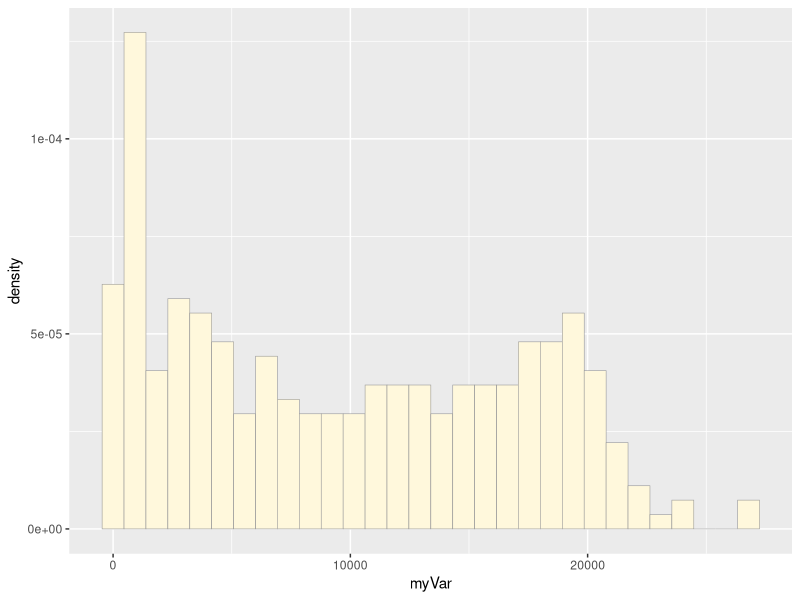
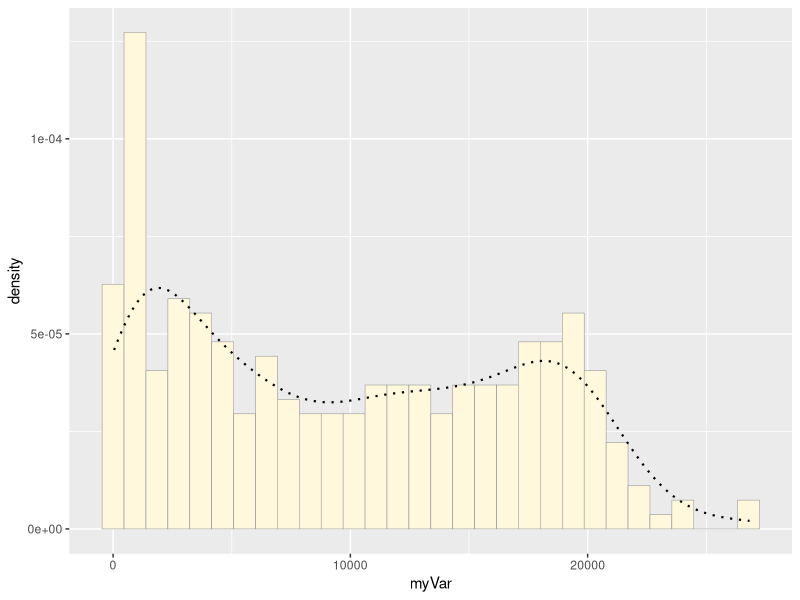
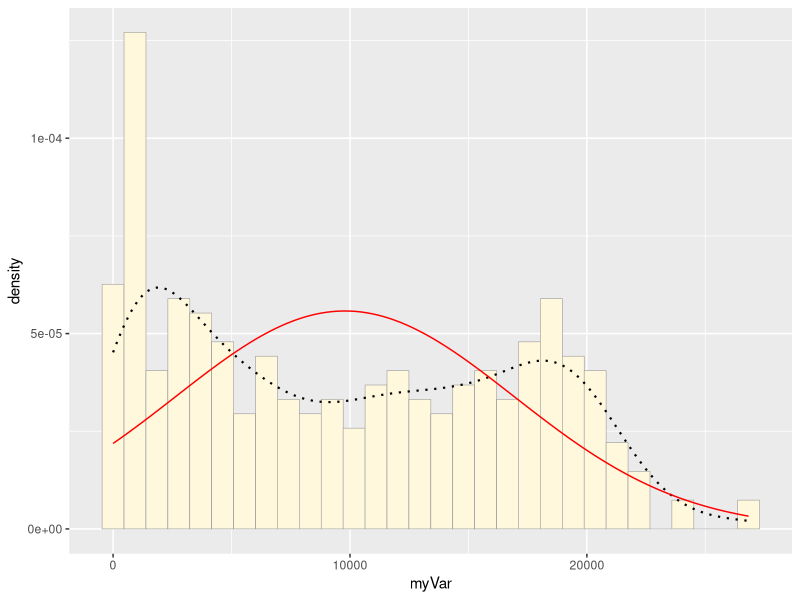
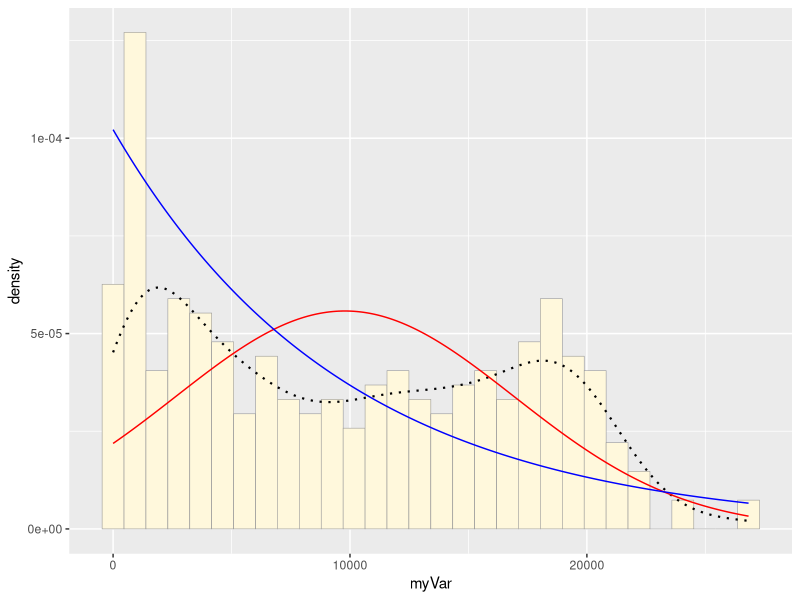
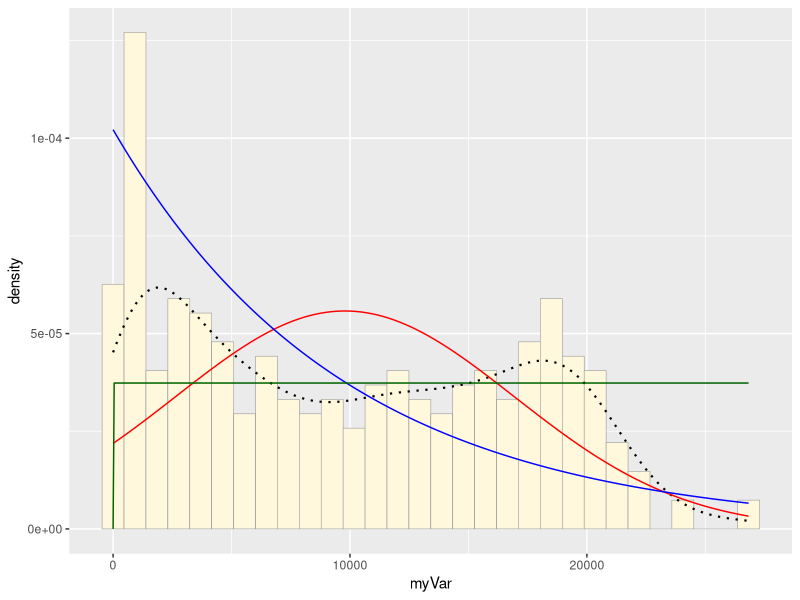

Here is the R script that generated these plots, in order: (Note: this script raises an error after producing the figures.)
## ---- chunk 1
z <- read.table("Homework7.csv",header=TRUE,sep=",", stringsAsFactors=FALSE)
z$myVar <- z$cell_density
str(z$myVar)

## ---- chunk 2
library(ggplot2) # for graphics
library(MASS) # for maximum likelihood estimation

# quick and dirty, a truncated normal distribution to work on the solution set

# z <- rnorm(n=3000,mean=0.2)
# z <- data.frame(1:3000,z) # creating a data frame
# names(z) <- list("ID","myVar") # giving labels to the 2 data variables 
head(z)
z <- z[z$myVar>0,] # only the variables larger than 0 
str(z)
summary(z$myVar)
## ---- chunk 3
# plot a histogram 

p1 <- ggplot(data=z, aes(x=myVar, y=..density..)) +
  geom_histogram(color="grey60",fill="cornsilk",size=0.2) 
print(p1) # plotting a histogram
## ---- chunk 4

# empirical density curve
p1 <-  p1 +  geom_density(linetype="dotted",size=0.75)
print(p1) # a histogram with a dotted line meant to fit really well
## ---- chunk 5

# maximum likelihood parameters for normal
normPars <- fitdistr(z$myVar,"normal") # creating a normal distribution 
print(normPars)
str(normPars)
normPars$estimate["mean"] # note structure of getting a named attribute
## ---- chunk 6
# plot normal probability density
meanML <- normPars$estimate["mean"]
sdML <- normPars$estimate["sd"]

xval <- seq(0,max(z$myVar),len=length(z$myVar))

 stat <- stat_function(aes(x = xval, y = ..y..), fun = dnorm, colour="red", n = length(z$myVar), args = list(mean = meanML, sd = sdML))
 p1 + stat # adding a line to the graph with what the normal distribution should look like - it is the red line, doesn't fit too well
## ---- chunk 7
 # plot exponential probability density
 expoPars <- fitdistr(z$myVar,"exponential")
rateML <- expoPars$estimate["rate"]

stat2 <- stat_function(aes(x = xval, y = ..y..), fun = dexp, colour="blue", n = length(z$myVar), args = list(rate=rateML))
 p1 + stat + stat2 # creating an exponential distribution curve - blue line, still not that close to data
## ---- chunk 8
 # plot uniform probability density
 stat3 <- stat_function(aes(x = xval, y = ..y..), fun = dunif, colour="darkgreen", n = length(z$myVar), args = list(min=min(z$myVar), max=max(z$myVar)))
 p1 + stat + stat2 + stat3

 # the green line is what the graph will look like with uniform density - this is relatively close aside from the large outlier
## ---- chunk 9
# plot beta probability density
 pSpecial <- ggplot(data=z, aes(x=myVar/(max(myVar + 0.1)), y=..density..)) +
  geom_histogram(color="grey60",fill="cornsilk",size=0.2) + 
  xlim(c(0,1)) +
  geom_density(size=0.75,linetype="dotted")

betaPars <- fitdistr(x=z$myVar/max(z$myVar + 0.1),start=list(shape1=1,shape2=2),"beta")
shape1ML <- betaPars$estimate["shape1"]
shape2ML <- betaPars$estimate["shape2"]

statSpecial <- stat_function(aes(x = xval, y = ..y..), fun = dbeta, colour="orchid", n = length(z$myVar), args = list(shape1=shape1ML,shape2=shape2ML))
pSpecial +  
## ---- chunk 10

# the uniform distribution did the best job at fitting the data
length(z$myVar)
# maximum likelihood parameters for uniform
uniformPars <- data.frame(myVar=runif(n=587, min = 42, max = 26825))

mean(uniformPars) # this is the mean
class(uniformPars)
uniformPars$estimate["mean"] # note structure of getting a named attribute

# plot based on the new data and the best fit curve
p1 <- ggplot(data=uniformPars, aes(x=myVar, y=..density..)) +
  geom_histogram(color="grey60",fill="cornsilk",size=0.2) 
print(p1) # plotting a histogram


# plot the line on the new distribution based on the old variables
 stat3 <- stat_function(aes(x = xval, y = ..y..), fun = dunif, colour="darkgreen", n = length(uniformPars$myVar), args = list(min=min(uniformPars$myVar), max=max(uniformPars$myVar)))
 p1+  stat3



## ---- chunk 11
# original data histagram with probability density curve
p2 <- ggplot(data=z, aes(x=myVar, y=..density..)) +
  geom_histogram(color="grey60",fill="cornsilk",size=0.2) 
print(p2)

# density curve
 stat4 <- stat_function(aes(x = xval, y = ..y..), fun = dunif, colour="darkgreen", n = length(z$myVar), args = list(min=min(z$myVar), max=max(z$myVar)))
 p2 +  stat4

